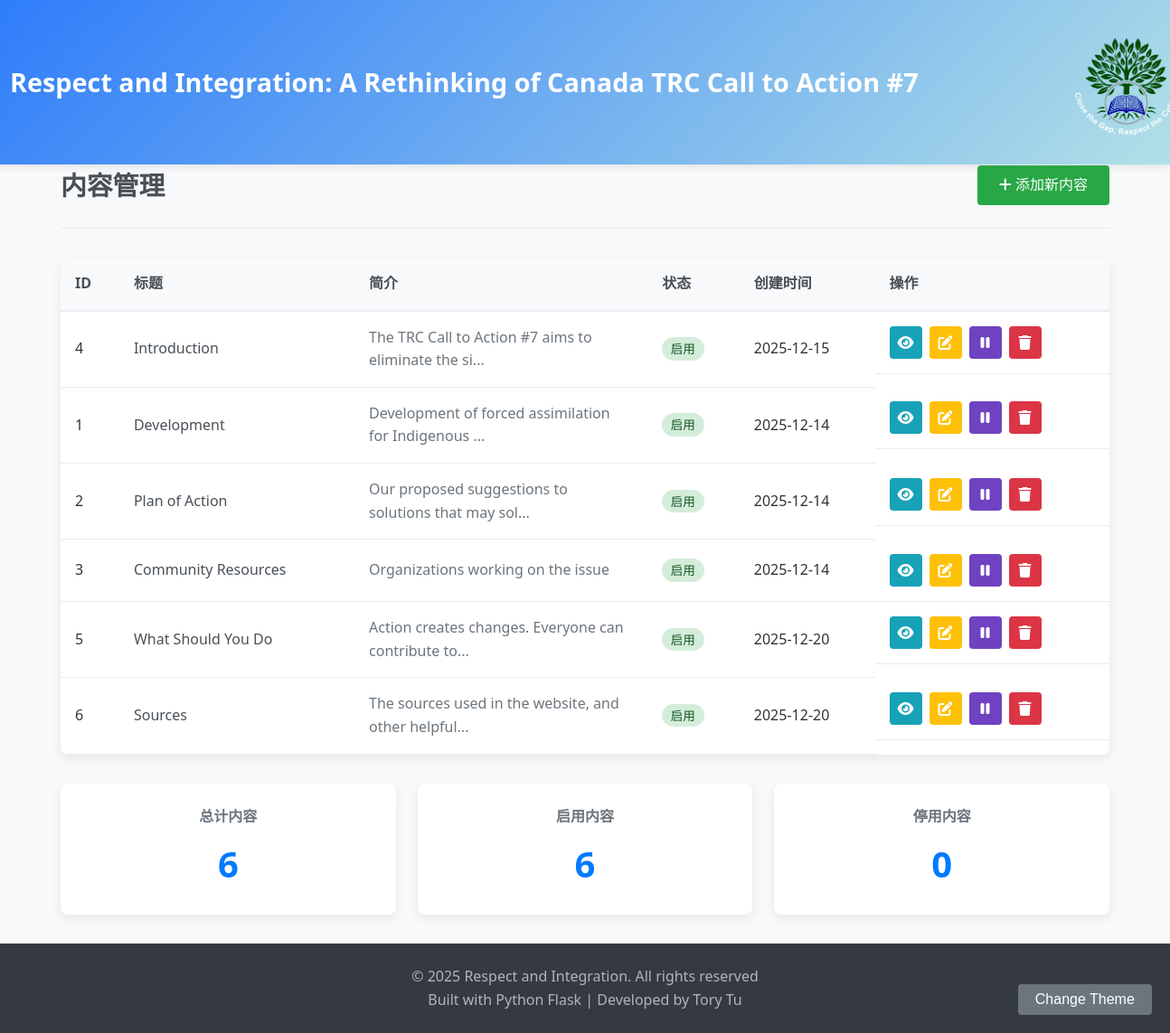
The page /admin on the database its author committed.
### tables this page shows
CREATE TABLE contents (
            id INTEGER PRIMARY KEY AUTOINCREMENT,
            title TEXT NOT NULL,
            intro TEXT NOT NULL,
            detail TEXT NOT NULL,
            image TEXT,
            sort_order INTEGER DEFAULT 0,
            is_active BOOLEAN DEFAULT 1,
            created_at TIMESTAMP DEFAULT CURRENT_TIMESTAMP,
            updated_at TIMESTAMP DEFAULT CURRENT_TIMESTAMP
        );

### app.py (the view)
@app.route('/admin')
def admin():
    contents = get_all_contents(active_only=False)
    return render_template('admin.html', contents=contents)

### database.py (called while the page is built)
def get_db_connection():
    conn = sqlite3.connect(DATABASE)
    conn.row_factory = sqlite3.Row  # 使查询结果以字典形式返回
    return conn

def get_all_contents(active_only=True):
    conn = get_db_connection()
    if active_only:
        cursor = conn.execute('SELECT * FROM contents WHERE is_active = 1 ORDER BY sort_order ASC')
    else:
        cursor = conn.execute('SELECT * FROM contents ORDER BY sort_order ASC')
    contents = cursor.fetchall()
    conn.close()
    result = []
    for content in contents:
        result.append(dict(content))
    return result

### templates/admin.html (shortened to what this page needs)
{% extends "base.html" %}
{% block content %}
<div class="admin-header">
    <h2>内容管理</h2>
    <a href="{{ url_for('add_content_page') }}" class="btn add-btn">
        <i class="fas fa-plus"></i> 添加新内容
    </a>
</div>
<div class="admin-table-container">
    <table class="admin-table">
        <thead>
            <tr>
                <th>ID</th>
                <th>标题</th>
                <th>简介</th>
                <th>状态</th>
                <th>创建时间</th>
                <th>操作</th>
            </tr>
        </thead>
        <tbody>
            {% for content in contents %}
            <tr class="{% if not content.is_active %}inactive-row{% endif %}">
                <td>{{ content.id }}</td>
                <td class="title-cell">{{ content.title }}</td>
                <td class="intro-cell">{{ content.intro[:50] }}{% if content.intro|length > 50 %}...{% endif %}</td>
                <td>
                    {% if content.is_active %}
                    <span class="status active">启用</span>
                    {% else %}
                    <span class="status inactive">停用</span>
                    {% endif %}
                </td>
                <td>{{ content.created_at[:10] }}</td>
                <td class="action-cell">
                    <a href="{{ url_for('content_detail', content_id=content.id) }}" class="btn-icon view" title="查看">
                        <i class="fas fa-eye"></i>
                    </a>
                    <a href="{{ url_for('edit_content', content_id=content.id) }}" class="btn-icon edit" title="编辑">
                        <i class="fas fa-edit"></i>
                    </a>
                    <a href="{{ url_for('toggle_content', content_id=content.id) }}" class="btn-icon toggle" title="{% if content.is_active %}停用{% else %}启用{% endif %}">
                        {% if content.is_active %}
                        <i class="fas fa-pause"></i>
                        {% else %}
                        <i class="fas fa-play"></i>
                        {% endif %}
                    </a>
                    <a href="{{ url_for('delete_content_page', content_id=content.id) }}" class="btn-icon delete" title="删除" onclick="return confirm('确定要删除这项内容吗？')">
                        <i class="fas fa-trash"></i>
                    </a>
                </td>
            </tr>
            {% else %}
            <tr>
                <td colspan="6" class="no-data">暂无内容，点击"添加新内容"按钮创建第一条内容</td>
            </tr>
            {% endfor %}
        </tbody>
    </table>
</div>
<div class="admin-stats">
    <div class="stat-card">
        <h3>总计内容</h3>
        <p class="stat-number">{{ contents|length }}</p>
    </div>
    <div class="stat-card">
        <h3>启用内容</h3>
        <p class="stat-number">{{ contents|selectattr('is_active')|list|length }}</p>
    </div>
    <div class="stat-card">
        <h3>停用内容</h3>
        <p class="stat-number">{{ contents|rejectattr('is_active')|list|length }}</p>
    </div>
</div>
{% endblock %}

### templates/base.html (shortened to what this page needs)
<!DOCTYPE html>
<html lang="en-CA">
<head>
    <link rel="stylesheet" href="{{ url_for('static', filename='css/style.css') }}">
    <link rel="stylesheet" href="https://cdnjs.cloudflare.com/ajax/libs/font-awesome/6.4.0/css/all.min.css">
</head>
<body>
    <header>
        <div class="container">
            <div class="header-content">
                <h1><a href="/">Respect and Integration: A Rethinking of Canada TRC Call to Action #7</a></h1>
                <div class="logo">
                    <a href="/">
                        <img src="{{ url_for('static', filename='Untitled-1.png') }}" alt="网站Logo">
                    </a>
                </div>
            </div>
        </div>
    </header>
    <main class="container">
        {% block content %}{% endblock %}
    </main>
    <footer>
        <div class="container">
            <p>© 2025 Respect and Integration. All rights reserved</p>
            <p>Built with Python Flask | Developed by Tory Tu</p>
        </div>
    </footer>
</body>
</html>

### static/css/style.css (style rules this page uses)
* { margin: 0; padding: 0; box-sizing: border-box; }
body { font-family: 'Segoe UI', Tahoma, Geneva, Verdana, sans-serif; line-height: 1.6; color: #333; background-color: #f8f9fa; }
.container { width: 100%; max-width: 1200px; margin: 0 auto; padding: 0 20px; }
header { background: linear-gradient(135deg, #2575fc 0%, #B1E0E6 100%); color: white; padding: 1rem 0; margin-left: -7rem; box-shadow: 0 2px 10px rgba(0, 0, 0, 0.1); }
header h1 { font-size: 1.8rem; margin-bottom: 0.5rem; }
header h1 a { color: white; text-decoration: none; }
.header-content { display: flex; align-items: center; justify-content: space-between; flex-wrap: wrap; }
.logo img { height: 150px; width: auto; display: block; transition: transform 0.3s ease; }
.header-content .logo { margin-right: 15px; }
.header-content .logo { margin-right: -160px; }
.header-content h1 { margin: 0; flex-grow: 1; }
main { padding: 2rem 0; min-height: calc(100vh - 140px); }
footer { background-color: #343a40; color: #adb5bd; padding: 1.5rem 0; text-align: center; margin-top: 2rem; }
.btn { display: inline-block; padding: 0.5rem 1.2rem; background-color: #007bff; color: white; text-decoration: none; border-radius: 4px; border: none; cursor: pointer; font-size: 1rem; transition: background-color 0.3s; text-align: center; }
.btn.add-btn { background-color: #28a745; padding: 0.6rem 1.5rem; }
.status { padding: 0.2rem 0.6rem; border-radius: 20px; font-size: 0.85rem; font-weight: 500; }
.status.active { background-color: #d4edda; color: #155724; }
.admin-header { display: flex; justify-content: space-between; align-items: center; margin-bottom: 2rem; padding-bottom: 1.5rem; border-bottom: 1px solid #e9ecef; }
.admin-header h2 { color: #495057; font-size: 1.8rem; }
.admin-table-container { background: white; border-radius: 8px; overflow: hidden; box-shadow: 0 4px 12px rgba(0, 0, 0, 0.08); margin-bottom: 2rem; }
.admin-table { width: 100%; border-collapse: collapse; }
.admin-table th { background-color: #f8f9fa; padding: 1rem; text-align: left; font-weight: 600; color: #495057; border-bottom: 2px solid #e9ecef; }
.admin-table td { padding: 1rem; border-bottom: 1px solid #e9ecef; }
.title-cell { font-weight: 500; color: #495057; }
.intro-cell { color: #6c757d; max-width: 250px; }
.action-cell { display: flex; gap: 0.5rem; }
.btn-icon { display: inline-flex; align-items: center; justify-content: center; width: 36px; height: 36px; border-radius: 4px; color: white; text-decoration: none; transition: opacity 0.3s; }
.btn-icon.view { background-color: #17a2b8; }
.btn-icon.edit { background-color: #ffc107; }
.btn-icon.toggle { background-color: #6f42c1; }
.btn-icon.delete { background-color: #dc3545; }
.admin-stats { display: grid; grid-template-columns: repeat(auto-fit, minmax(200px, 1fr)); gap: 1.5rem; margin-top: 2rem; }
.stat-card { background: white; border-radius: 8px; padding: 1.5rem; text-align: center; box-shadow: 0 4px 12px rgba(0, 0, 0, 0.08); }
.stat-card h3 { color: #6c757d; font-size: 1rem; margin-bottom: 0.5rem; }
.stat-number { font-size: 2.5rem; font-weight: 700; color: #007bff; }

### rows shown on the page
contents: id "4", title "Introduction", intro "The TRC Call to Action #7 aims to eliminate the si", is_active "启用", created_at "2025-12-15"
contents: id "1", title "Development", intro "Development of forced assimilation for Indigenous", is_active "启用", created_at "2025-12-14"
contents: id "2", title "Plan of Action", intro "Our proposed suggestions to solutions that may sol", is_active "启用", created_at "2025-12-14"
contents: id "3", title "Community Resources", intro "Organizations working on the issue", is_active "启用", created_at "2025-12-14"
contents: id "5", title "What Should You Do", intro "Action creates changes. Everyone can contribute to", is_active "启用", created_at "2025-12-20"
contents: id "6", title "Sources", intro "The sources used in the website, and other helpful", is_active "启用", created_at "2025-12-20"

### other values the page prints
{{ contents|length }} "6"
{{ contents|selectattr('is_active')|list|length }} "6"
{{ contents|rejectattr('is_active')|list|length }} "0"
